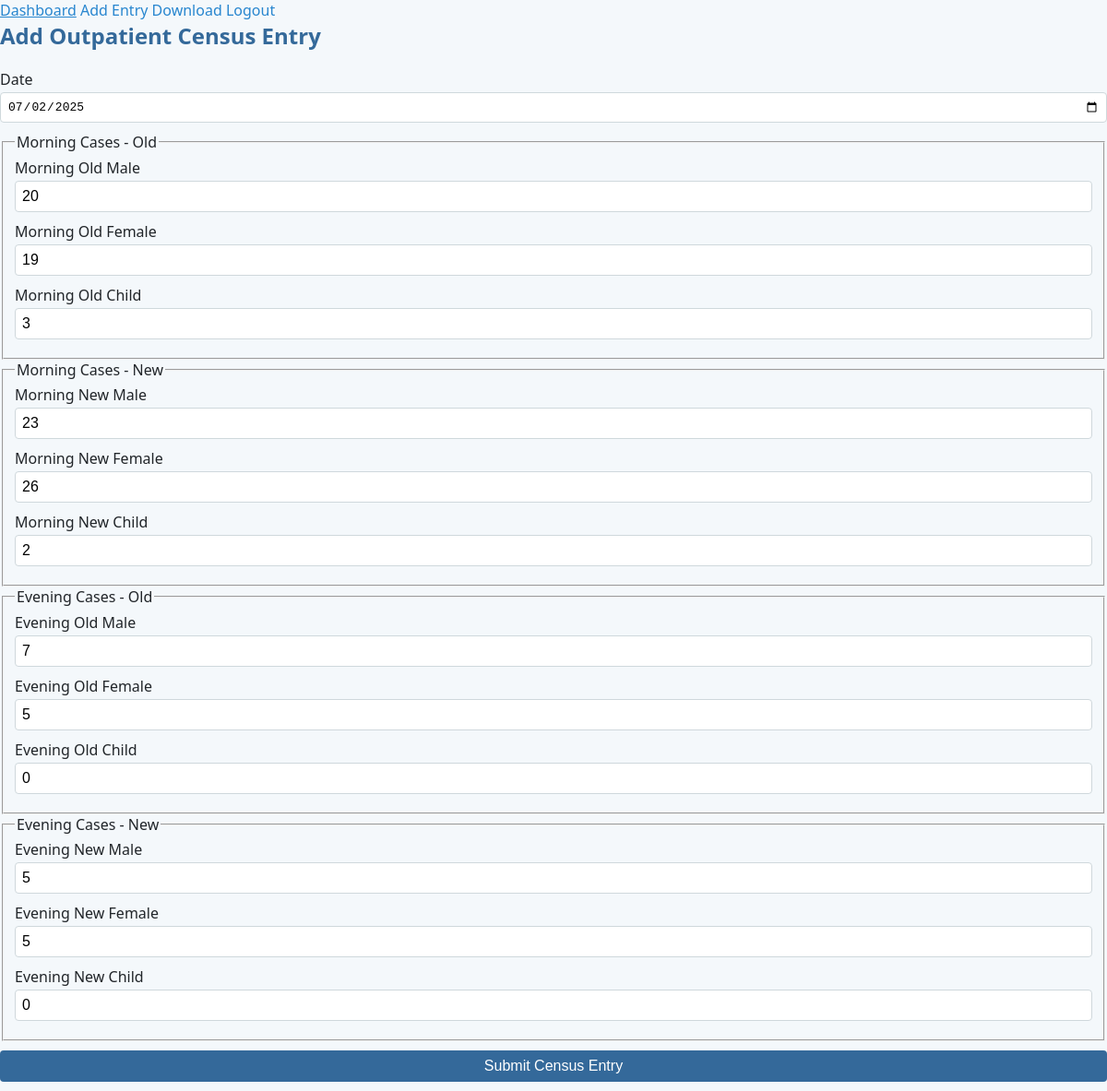
/edit/2 (signed in), run on the app's committed database.
### models.py (models this page shows)
class CensusEntry(db.Model):
    id = db.Column(db.Integer, primary_key=True)
    entry_date = db.Column(db.Date, nullable=False)  # unique=True removed here!
    m_old_male = db.Column(db.Integer)
    m_old_female = db.Column(db.Integer)
    m_old_child = db.Column(db.Integer)
    m_new_male = db.Column(db.Integer)
    m_new_female = db.Column(db.Integer)
    m_new_child = db.Column(db.Integer)
    e_old_male = db.Column(db.Integer)
    e_old_female = db.Column(db.Integer)
    e_old_child = db.Column(db.Integer)
    e_new_male = db.Column(db.Integer)
    e_new_female = db.Column(db.Integer)
    e_new_child = db.Column(db.Integer)
    user_id = db.Column(db.Integer, db.ForeignKey('user.id'), nullable=False)  # <-- add this

### app.py (the view, shortened to what this page needs)
@app.route('/edit/<int:entry_id>', methods=['GET', 'POST'])
@login_required
def edit_entry(entry_id):
    entry = CensusEntry.query.filter_by(id=entry_id, user_id=current_user.id).first_or_404()
    form = CensusForm(obj=entry)
    return render_template('edit_entry.html', form=form, entry=entry)

### app.py (called while the page is built)
@login_manager.user_loader
def load_user(user_id):
    return User.query.get(int(user_id))

### templates/edit_entry.html (shortened to what this page needs)
<!DOCTYPE html>
<html lang="en">
<head>
    <link rel="stylesheet" href="{{ url_for('static', filename='style.css') }}">
</head>
{% extends "base.html" %}
{% block content %}
  <div class="page">
    <h2>Add Outpatient Census Entry</h2>
    <form method="POST">
      <div>
        {{ form.entry_date.label }}<br>
        {{ form.entry_date() }}
      </div>
      <fieldset>
        <legend>Morning Cases - Old</legend>
        {{ form.m_old_male.label }} {{ form.m_old_male(size=3) }}
        {{ form.m_old_female.label }} {{ form.m_old_female(size=3) }}
        {{ form.m_old_child.label }} {{ form.m_old_child(size=3) }}
      </fieldset>
      <fieldset>
        <legend>Morning Cases - New</legend>
        {{ form.m_new_male.label }} {{ form.m_new_male(size=3) }}
        {{ form.m_new_female.label }} {{ form.m_new_female(size=3) }}
        {{ form.m_new_child.label }} {{ form.m_new_child(size=3) }}
      </fieldset>
      <fieldset>
        <legend>Evening Cases - Old</legend>
        {{ form.e_old_male.label }} {{ form.e_old_male(size=3) }}
        {{ form.e_old_female.label }} {{ form.e_old_female(size=3) }}
        {{ form.e_old_child.label }} {{ form.e_old_child(size=3) }}
      </fieldset>
      <fieldset>
        <legend>Evening Cases - New</legend>
        {{ form.e_new_male.label }} {{ form.e_new_male(size=3) }}
        {{ form.e_new_female.label }} {{ form.e_new_female(size=3) }}
        {{ form.e_new_child.label }} {{ form.e_new_child(size=3) }}
      </fieldset>
      <div>
        {{ form.submit(class="btn btn-primary") }}
      </div>
    </form>
  </div>
{% endblock %}

### static/style.css (style rules this page uses)
h1, h2 { font-weight: 600; color: #34699a; margin-top: 0; }
button, input[type="submit"], .btn { background: #34699a; color: #fff; border: none; padding: 8px 20px; border-radius: 4px; font-size: 1em; font-weight: 500; cursor: pointer; margin-top: 10px; margin-bottom: 10px; transition: background .15s; }
form label { font-weight: 500; }
form input, form select { padding: 7px; font-size: 1em; border: 1px solid #cfd8dc; border-radius: 4px; margin-bottom: 10px; transition: border .15s; width: 100%; box-sizing: border-box; margin-top: 3px; }

### data on the page
CensusEntry: entry_date "07/02/2025", m_old_male "20", m_old_female "19", m_old_child "3", m_new_male "23", m_new_female "26", m_new_child "2", e_old_male "7", e_old_female "5", e_old_child "0", e_new_male "5", e_new_female "5", e_new_child "0"
